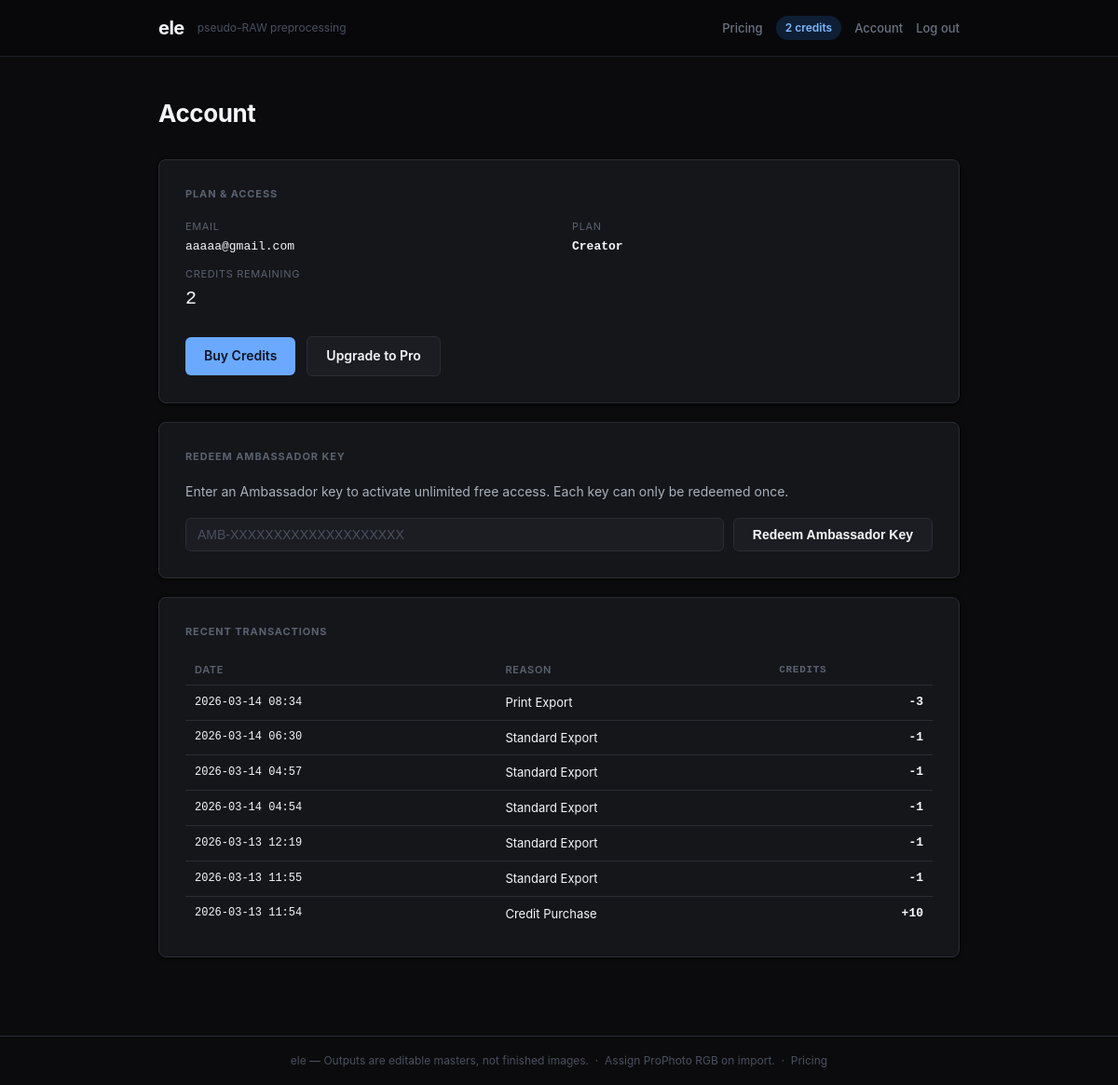
The app's page /account (signed in) with its own data.
### ele/billing/models.py (models this page shows)
class User(Base):
    __tablename__ = "users"
    id:                     Mapped[int]        = mapped_column(Integer, primary_key=True, index=True)
    email:                  Mapped[str]        = mapped_column(String(255), unique=True, index=True, nullable=False)
    password_hash:          Mapped[str]        = mapped_column(String(255), nullable=False)
    plan_type:              Mapped[str]        = mapped_column(String(32),  default="none", nullable=False)
    credits:                Mapped[int]        = mapped_column(Integer,     default=0,      nullable=False)
    ambassador_key_id:      Mapped[int | None] = mapped_column(Integer,     ForeignKey("ambassador_keys.id"), nullable=True)
    stripe_customer_id:     Mapped[str | None] = mapped_column(String(255), nullable=True)
    stripe_subscription_id: Mapped[str | None] = mapped_column(String(255), nullable=True)
    subscription_status:    Mapped[str | None] = mapped_column(String(64),  nullable=True)
    created_at:             Mapped[datetime]   = mapped_column(DateTime,    server_default=func.now())
    updated_at:             Mapped[datetime]   = mapped_column(DateTime,    server_default=func.now(), onupdate=func.now())
    ledger_entries: Mapped[list[CreditLedger]] = relationship("CreditLedger", back_populates="user")

class CreditLedger(Base):
    __tablename__ = "credit_ledger"
    id:            Mapped[int]        = mapped_column(Integer,  primary_key=True, index=True)
    user_id:       Mapped[int]        = mapped_column(Integer,  ForeignKey("users.id"), nullable=False)
    delta:         Mapped[int]        = mapped_column(Integer,  nullable=False)
    reason:        Mapped[str]        = mapped_column(String(128), nullable=False)
    metadata_json: Mapped[str | None] = mapped_column(Text,     nullable=True)
    created_at:    Mapped[datetime]   = mapped_column(DateTime, server_default=func.now())
    user: Mapped[User] = relationship("User", back_populates="ledger_entries")

### ele/billing/routes.py (the view)
@router.get("/account", response_class=HTMLResponse)
def account_page(request: Request, db: Session = Depends(get_db)) -> HTMLResponse:
    user = get_current_user_from_session(request, db)
    if not user:
        return RedirectResponse("/login?next=/account", status_code=302)
    return _render(request, "account.html", {
        "user":   user,
        "ledger": svc.get_recent_ledger(db, user),
    })

### ele/web/templates/account.html (shortened to what this page needs)
{% extends "base.html" %}
{% block content %}
<div class="hero">
  <h1>Account</h1>
</div>
<div class="card">
  <div class="card-title">Plan &amp; Access</div>
  <div class="meta-grid" style="margin-bottom:24px;">
    <div class="meta-item">
      <span class="meta-key">Email</span>
      <span class="meta-val">{{ user.email }}</span>
    </div>
    <div class="meta-item">
      <span class="meta-key">Plan</span>
      <span class="meta-val">
        {% if user.plan_type == "ambassador" %}
          <span style="color:#c4b5fd; font-weight:600;">Ambassador</span>
        {% elif user.plan_type == "pro" %}
          <span style="color:var(--accent); font-weight:600;">Pro Monthly</span>
        {% elif user.plan_type == "creator" %}
          <span style="color:var(--text); font-weight:600;">Creator</span>
        {% else %}
          <span style="color:#5a6270;">No active plan &mdash; <a href="/pricing">choose a plan</a></span>
        {% endif %}
      </span>
    </div>
    {% if user.plan_type == "creator" %}
    <div class="meta-item">
      <span class="meta-key">Credits remaining</span>
      <span class="meta-val" style="font-size:20px; color:var(--text);">{{ user.credits }}</span>
    </div>
    {% endif %}
  </div>
  <div class="btn-row">
    {% if user.plan_type in ("none", "creator") %}
    <a href="/pricing" class="btn btn-primary">Buy Credits</a>
    <a href="/pricing" class="btn btn-secondary">Upgrade to Pro</a>
    {% endif %}
  </div>
</div>
{% if user.plan_type != "ambassador" %}
<div class="card">
  <div class="card-title">Redeem Ambassador Key</div>
  <p style="font-size:14px; color:var(--text-2); margin-bottom:16px;">
    Enter an Ambassador key to activate unlimited free access.
    Each key can only be redeemed once.
  </p>
  <form action="/redeem-ambassador-key" method="post" style="display:flex; gap:10px; flex-wrap:wrap;">
    <input type="text" name="key_value" placeholder="AMB-XXXXXXXXXXXXXXXXXXXX"
           class="text-input" style="flex:1; min-width:200px;" required>
    <button type="submit" class="btn btn-secondary">Redeem Ambassador Key</button>
  </form>
</div>
{% endif %}
{% if ledger %}
<div class="card">
  <div class="card-title">Recent Transactions</div>
  <table class="ledger-table">
    <thead>
      <tr>
        <th>Date</th>
        <th>Reason</th>
        <th class="ledger-delta">Credits</th>
      </tr>
    </thead>
    <tbody>
      {% for entry in ledger %}
      <tr>
        <td class="ledger-date">{{ entry.created_at.strftime("%Y-%m-%d %H:%M") if entry.created_at else "—" }}</td>
        <td>{{ entry.reason | replace("_", " ") | title }}</td>
        <td class="ledger-delta {% if entry.delta > 0 %}ledger-positive{% else %}ledger-negative{% endif %}">
          {% if entry.delta > 0 %}+{% endif %}{{ entry.delta }}
        </td>
      </tr>
      {% endfor %}
    </tbody>
  </table>
</div>
{% endif %}
{% endblock %}

### ele/web/templates/base.html (shortened to what this page needs)
<!DOCTYPE html>
<html lang="en">
<head>
  <link rel="stylesheet" href="/static/styles.css">
</head>
<body>
<header class="site-header">
  <div class="container header-inner">
    <a href="/" class="logo">ele</a>
    <span class="tagline">pseudo-RAW preprocessing</span>
    <nav class="site-nav">
      <a href="/pricing" class="nav-link">Pricing</a>
      {% if user %}
        {% if user.plan_type == "creator" %}
          <span class="nav-badge nav-badge-credits">{{ user.credits }} credits</span>
        {% elif user.plan_type == "pro" %}
          <span class="nav-badge nav-badge-pro">Pro</span>
        {% elif user.plan_type == "ambassador" %}
          <span class="nav-badge nav-badge-ambassador">Ambassador</span>
        {% endif %}
        <a href="/account" class="nav-link">Account</a>
        <form action="/logout" method="post" style="display:inline;">
          <button type="submit" class="nav-link nav-btn-logout">Log out</button>
        </form>
      {% else %}
        <a href="/login" class="nav-link">Log in</a>
        <a href="/signup" class="btn btn-primary nav-signup">Sign up</a>
      {% endif %}
    </nav>
  </div>
</header>
<main>
  <div class="container">
    {% block content %}{% endblock %}
  </div>
</main>
<footer class="site-footer">
  <div class="container">
    ele &mdash; Outputs are editable masters, not finished images.
    &nbsp;&middot;&nbsp; Assign ProPhoto RGB on import.
    &nbsp;&middot;&nbsp; <a href="/pricing">Pricing</a>
  </div>
</footer>
</body>
</html>

### ele/web/static/styles.css (style rules this page uses)
:root { --bg: #0b0b0d; --surface: #15161a; --surface-2: #1c1d22; --border: #2a2d34; --text: #f5f7fa; --text-2: #a9b1bc; --accent: #6aa9ff; --accent-hover: #85bcff; --accent-fg: #0c1524; --success: #4ade80; --success-fg: #052e16; --warn: #fbbf24; --error: #f87171; --radius: 8px; --shadow: 0 1px 4px rgba(0,0,0,.50), 0 1px 2px rgba(0,0,0,.35); }
*, *::before, *::after { box-sizing: border-box; margin: 0; padding: 0; }
body { font-family: -apple-system, BlinkMacSystemFont, "Segoe UI", system-ui, sans-serif; background: var(--bg); color: var(--text); font-size: 15px; line-height: 1.6; min-height: 100vh; display: flex; flex-direction: column; }
a { color: var(--accent); text-decoration: none; }
.site-header { background: #08080b; border-bottom: 1px solid #1d1f26; padding: 14px 0; flex-shrink: 0; }
.header-inner { display: flex; align-items: center; gap: 14px; }
.logo { font-size: 20px; font-weight: 700; color: #f5f7fa; text-decoration: none; letter-spacing: -.5px; }
.tagline { font-size: 12px; color: #4a5060; }
.container { max-width: 900px; margin: 0 auto; padding: 0 20px; }
main { flex: 1; padding: 40px 0 64px; }
.site-footer { border-top: 1px solid var(--border); padding: 16px 0; font-size: 12px; color: #4a5060; text-align: center; flex-shrink: 0; }
.site-footer a { color: #4a5060; }
.card { background: var(--surface); border: 1px solid var(--border); border-radius: var(--radius); box-shadow: var(--shadow); padding: 28px; margin-bottom: 20px; }
.card-title { font-size: 11px; font-weight: 700; text-transform: uppercase; letter-spacing: .08em; color: #5a6270; margin-bottom: 18px; }
.hero { margin-bottom: 28px; }
.hero h1 { font-size: 26px; font-weight: 700; letter-spacing: -.4px; margin-bottom: 8px; color: var(--text); }
.btn { display: inline-flex; align-items: center; gap: 7px; padding: 9px 20px; border-radius: 6px; font-size: 14px; font-weight: 600; text-decoration: none; cursor: pointer; border: none; transition: background .12s, opacity .12s; white-space: nowrap; }
.btn-primary { background: var(--accent); color: var(--accent-fg); }
.btn-secondary { background: var(--surface-2); color: var(--text); border: 1.5px solid var(--border); }
.btn-row { display: flex; gap: 12px; align-items: center; flex-wrap: wrap; margin-top: 4px; }
.meta-grid { display: grid; grid-template-columns: 1fr 1fr; gap: 10px 28px; }
.meta-item { display: flex; flex-direction: column; gap: 2px; }
.meta-key { font-size: 11px; text-transform: uppercase; letter-spacing: .06em; color: #5a6270; }
.meta-val { font-size: 13px; font-weight: 500; font-family: monospace; color: var(--text); }
.site-nav { display: flex; align-items: center; gap: 14px; margin-left: auto; }
.nav-link { font-size: 13px; font-weight: 500; color: #6b7280; text-decoration: none; transition: color .12s; background: none; border: none; cursor: pointer; padding: 0; font-family: inherit; }
.nav-btn-logout { line-height: inherit; }
.nav-badge { display: inline-flex; align-items: center; padding: 3px 10px; border-radius: 20px; font-size: 12px; font-weight: 600; }
.nav-badge-credits { background: #0e1f35; color: #7bb8ff; }
.text-input { display: block; width: 100%; border: 1.5px solid var(--border); border-radius: 6px; padding: 9px 12px; font-size: 14px; background: var(--surface-2); color: var(--text); transition: border-color .12s; }
.text-input::placeholder { color: #4a5060; }
.ledger-table { width: 100%; border-collapse: collapse; font-size: 13px; }
.ledger-table th { text-align: left; font-size: 11px; text-transform: uppercase; letter-spacing: .06em; color: #5a6270; padding: 6px 10px; border-bottom: 1px solid var(--border); font-weight: 600; }
.ledger-table td { padding: 8px 10px; border-bottom: 1px solid var(--border); color: var(--text); }
.ledger-table tr:last-child td { border-bottom: none; }
.ledger-date { color: var(--text-2); font-family: monospace; font-size: 12px; }
.ledger-delta { text-align: right; font-family: monospace; font-weight: 600; }
.ledger-positive { color: var(--success); }
.ledger-negative { color: var(--error); }

### records on screen
User: credits "2", email "aaaaa@gmail.com"
CreditLedger: created_at "2026-03-14 08:34", reason "Print Export", delta "-3"
CreditLedger: created_at "2026-03-14 06:30", reason "Standard Export", delta "-1"
CreditLedger: created_at "2026-03-14 04:57", reason "Standard Export", delta "-1"
CreditLedger: created_at "2026-03-14 04:54", reason "Standard Export", delta "-1"
CreditLedger: created_at "2026-03-13 12:19", reason "Standard Export", delta "-1"
CreditLedger: created_at "2026-03-13 11:55", reason "Standard Export", delta "-1"
CreditLedger: created_at "2026-03-13 11:54", reason "Credit Purchase", delta "10"
